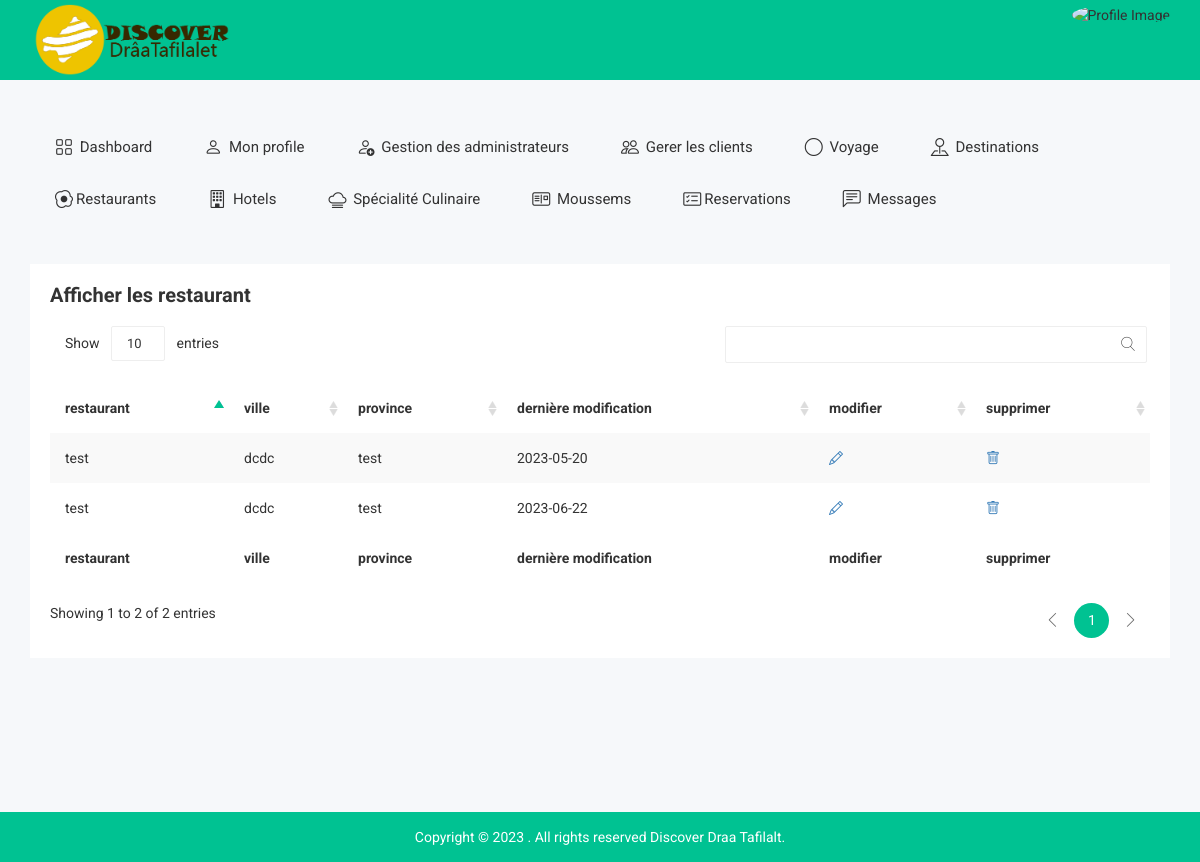
The page /affiche-restaurat.php (signed in) on the database as committed earlier.
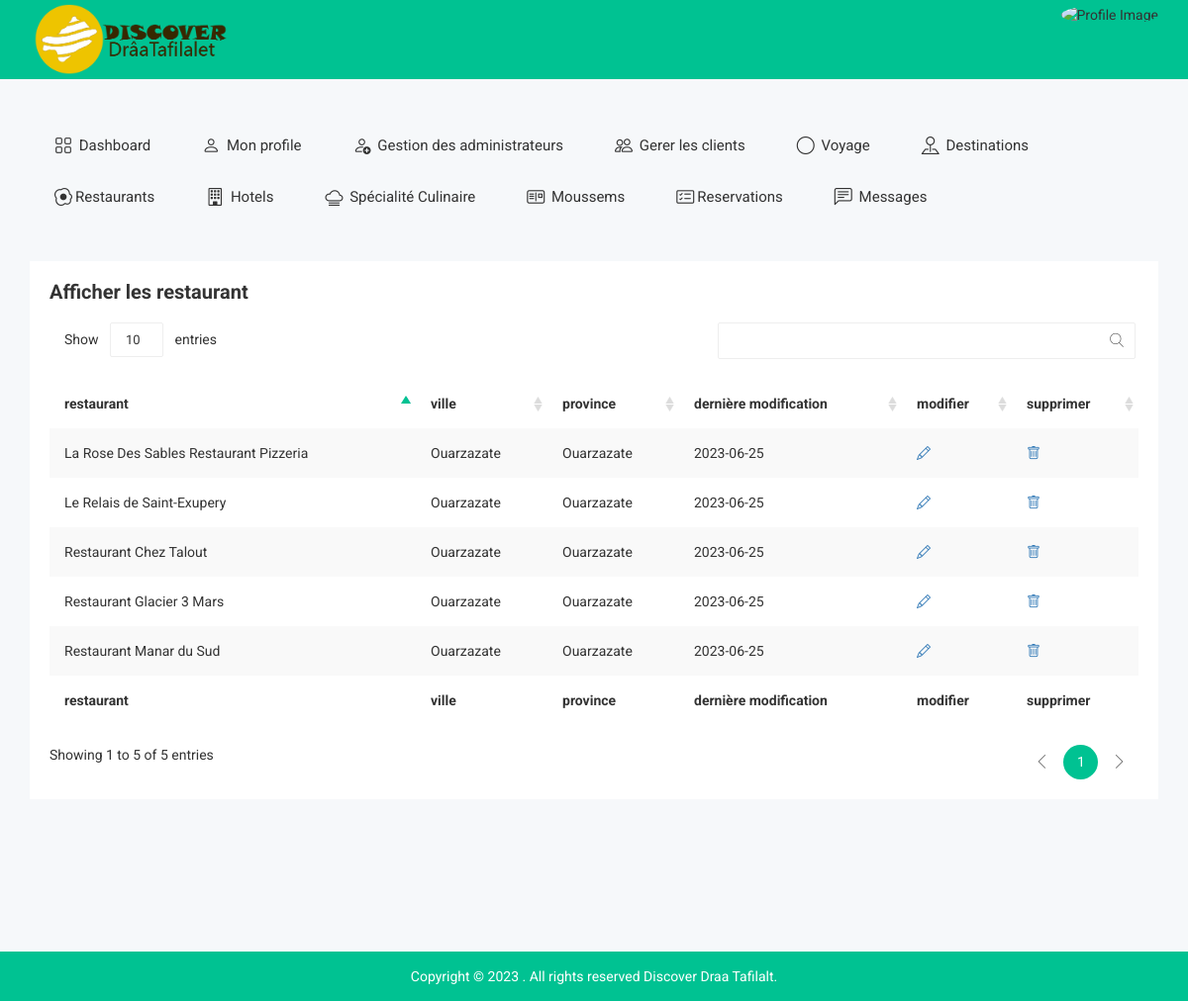
The same page on the database as committed later.
### tables this page shows
CREATE TABLE `restau` (
  `id-rest` int(100) NOT NULL,
  `nom` varchar(100) NOT NULL,
  `ville` varchar(100) NOT NULL,
  `province` varchar(100) NOT NULL,
  `description` varchar(10000) NOT NULL,
  `location` varchar(1000) NOT NULL,
  `img1` varchar(255) NOT NULL,
  `img2` varchar(255) NOT NULL,
  `img3` varchar(255) NOT NULL,
  `carte` varchar(1000) NOT NULL,
  `date-add` date NOT NULL
);

### affiche-restaurat.php (the view, shortened to what this page needs)
<?php
include 'connection.php';
$sql = 'SELECT *
		FROM restau';
 $statement = $pdo->query($sql);
 $publishers = $statement->fetchAll(PDO::FETCH_ASSOC);
?>
<!doctype html>
<html class="no-js" lang="">
<head>
    <link rel="stylesheet" href="https://cdn.jsdelivr.net/npm/bootstrap-icons@1.10.5/font/bootstrap-icons.css">
        <link rel="stylesheet" href="css/bootstrap.min.css">
        <link rel="stylesheet" href="css/bootstrap/bootstrap.min.css">
        <link rel="stylesheet" href="css/font-awesome.min.css">
        <link rel="stylesheet" href="css/owl.carousel.css">
        <link rel="stylesheet" href="css/owl.theme.css">
        <link rel="stylesheet" href="css/owl.transitions.css">
        <link rel="stylesheet" href="css/meanmenu/meanmenu.min.css">
        <link rel="stylesheet" href="css/animate.css">
        <link rel="stylesheet" href="css/normalize.css">
        <link rel="stylesheet" href="css/wave/waves.min.css">
        <link rel="stylesheet" href="css/wave/button.css">
        <link rel="stylesheet" href="css/scrollbar/jquery.mCustomScrollbar.min.css">
        <link rel="stylesheet" href="css/notika-custom-icon.css">
        <link rel="stylesheet" href="css/jquery.dataTables.min.css">
        <link rel="stylesheet" href="css/main.css">
        <link rel="stylesheet" href="style.css">
        <link rel="stylesheet" href="css/responsive.css">
</head>
<body>
    <?php include 'tophead.php' ?>
    <div class="main-menu-area mg-tb-40">
    </div>
    <div class="notika-status-area">
        <div class="container">
            <div class="row">
                <div class="col-lg-12 col-md-12 col-sm-12 col-xs-12">
                    <div class="data-table-list">
                        <div class="basic-tb-hd">
                            <h2>Afficher les restaurant</h2>
                        </div>
                        <div class="table-responsive">
                            <table id="data-table-basic" class="table table-striped">
                                <thead>
                                    <tr>
                                        <th>restaurant</th>
                                        <th>ville</th>
                                        <th>province</th>
                                        <th>dernière modification</th>
                                        <th>modifier</th>
                                        <th>supprimer</th>
                                    </tr>
                                </thead>
                                <tbody>
                                <?php
                                if ($publishers) {
                                    foreach ($publishers as $publisher) {?>
                                    <tr>
                                        <td><?php  echo $publisher['nom'] ?></td>
                                        <td><?php  echo $publisher['ville'] ?></td>
                                        <td><?php  echo $publisher['province'] ?></td>
                                        <td><?php  echo $publisher['date-add'] ?></td>
                                        <td><a href="update-restau.php?modi=<?php echo $publisher['id-rest'] ?>"> <i class="bi bi-pencil"></i></a></td>
                                        <td><a href="delete-restaaaurant.php?id=<?php echo $publisher['id-rest'] ?>"><i class="bi bi-trash"></i></a></td>
                                    </tr>
                               <?php }}
                                ?>
                                </tbody>
                                <tfoot>
                                    <tr>
                                    <th>restaurant</th>
                                        <th>ville</th>
                                        <th>province</th>
                                        <th>dernière modification</th>
                                        <th>modifier</th>
                                        <th>supprimer</th>
                                    </tr>
                                </tfoot>
                            </table>
                        </div>
                    </div>
                </div>
            </div>
        </div>
    </div>
    <div class="footer-copyright-area">
        <div class="container">
            <div class="row">
                <div class="col-lg-12 col-md-12 col-sm-12 col-xs-12">
                    <div class="footer-copy-right">
                        <p>Copyright © 2023
. All rights reserved Discover Draa Tafilalt.</p>
                    </div>
                </div>
            </div>
        </div>
    </div>
</body>
</html>

Rows that differ between the two databases and show on the page:
removed restau: nom "test", ville "dcdc", province "test", value "2023-05-20"
removed restau: nom "test", ville "dcdc", province "test", value "2023-06-22"
added restau: nom "La Rose Des Sables Restaurant Pizzeria", ville "Ouarzazate", province "Ouarzazate", value "2023-06-25"
added restau: nom "Le Relais de Saint-Exupery", ville "Ouarzazate", province "Ouarzazate", value "2023-06-25"
added restau: nom "Restaurant Chez Talout", ville "Ouarzazate", province "Ouarzazate", value "2023-06-25"
added restau: nom "Restaurant Glacier 3 Mars", ville "Ouarzazate", province "Ouarzazate", value "2023-06-25"
added restau: nom "Restaurant Manar du Sud", ville "Ouarzazate", province "Ouarzazate", value "2023-06-25"
Other text that changed with them:
text written by a page script: "Show entries Showing 1 to 2 of 2 entries 1" → "Show entries Showing 1 to 5 of 5 entries 1"
